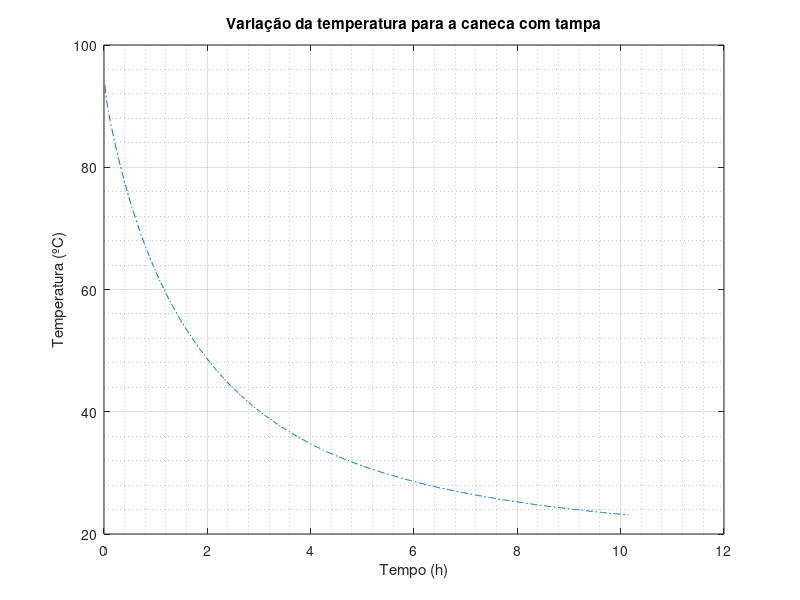

Source code (MATLAB):
data = csvread('primeiraCanecaComTampa.csv');  % Ler o arquivo CSV
x = data(:, 1);               % Primeira coluna do arquivo CSV
y = data(:, 2);               % Segunda coluna do arquivo CSV
x = x * 609 / 604;        % Correção do minuto do arduino
x = x/60;                          % Passando o tempo para horas
% foram 604 ciclos
% total de 10h e 9min = 609 minutos
plot(x, y, '-.');             % Plotar o gráfico
xlabel('Tempo (h)');
ylabel('Temperatura (ºC)');
title('Variação da temperatura para a caneca com tampa');
% na primeira caneca a medida começou às 20h03min com temperatura ambiente de 26°C
% a temperatura ambiente final era de 18°C às 06h06min
grid on;
grid minor;
% delay de 59320
